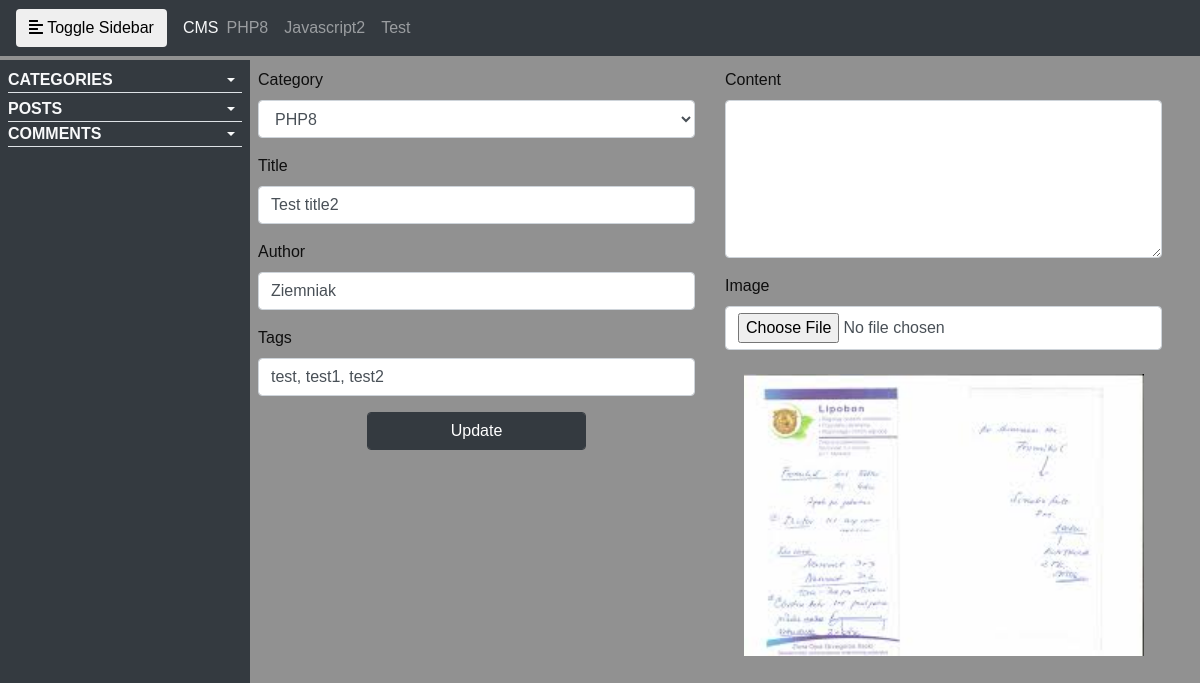
The page /admin/posts/index.php?action=editpost&editpost=1 on the database its author committed.
### tables this page shows
CREATE TABLE `categories` (
  `id` int(3) NOT NULL,
  `name` varchar(255) NOT NULL
);

CREATE TABLE `posts` (
  `id` int(3) NOT NULL,
  `category_id` int(3) NOT NULL,
  `title` varchar(255) NOT NULL,
  `author` varchar(255) NOT NULL,
  `date` date NOT NULL,
  `image` text NOT NULL,
  `content` text NOT NULL,
  `tags` varchar(255) NOT NULL,
  `comment_count` int(10) NOT NULL,
  `status` varchar(255) NOT NULL
);

### includes/funcs.php (called while the page is built, shortened)
<?php
function getAllCategories()
{
    global $connection;
    $query = 'SELECT * FROM categories';
    $select_all_categories_query = mysqli_query($connection, $query);
    return $select_all_categories_query;
}
function getPostById($id)
{
    global $connection;
    $query = "SELECT * FROM posts WHERE id = {$id}";
    $select_post_by_id_query = mysqli_query($connection, $query);
    return mysqli_fetch_assoc($select_post_by_id_query);
}

### admin/posts/edit_post.php (the view, shortened to what this page needs)
<?php
$post = getPostById($_GET['editpost']);
$categories = getAllCategories();
?>
<form method="post" class="w-100 p-2" enctype="multipart/form-data" action="index.php">
    <div class="row w-100">
        <div class="col-6">
            <div class="form-group">
                <label for="">Category</label>
                <select class='form-control' name="category" id="">
                    <?php
                    foreach ($categories as $category) {
                    ?>
                        <?php
                        if ($post['category_id'] === $category['id']) {
                        ?>
                            <option selected value="<?= $category['id'] ?>"><?= $category['name'] ?></option>
                        <?php
                        } else {
                        ?>
                            <option value="<?= $category['id'] ?>"><?= $category['name'] ?></option>
                    <?php
                        }
                    }
                    ?>
                </select>
            </div>
            <div class="form-group">
                <label for="">Title</label>
                <input type="text" class="form-control" name="title" id="" value="<?= $post['title'] ?>">
            </div>
            <div class="form-group">
                <label for="">Author</label>
                <input type="text" class="form-control" name="author" id="" value="<?= $post['author'] ?>">
            </div>
            <div class="form-group">
                <label for="">Tags</label>
                <input type="text" class="form-control" name="tags" id="" value="<?= $post['tags'] ?>">
            </div>
            <div class="form-group text-center">
                <input type="submit" class="form-control btn btn-dark w-50" name="update_post" value="Update">
            </div>
        </div>
        <div class="col-6">
            <div class="form-group">
                <label for="">Content</label>
                <textarea name="content" class="form-control" id="" cols="30" rows="6" value="<?= $post['content'] ?>"></textarea>
            </div>
            <div class="form-group">
                <label for="">Image</label>
                <input type="file" name="image" class="form-control" id="">
                <div class="text-center">
                    <img width="400" class="img-fluid mt-4" src="/cms/images/<?= $post['image'] ?>" alt="Image">
                </div>
            </div>
        </div>
    </div>
</form>

### includes/navigation.php (shortened to what this page needs)
<nav class="navbar navbar-expand-lg navbar-dark bg-dark mb-1">
  <button type="button" id="sidebarCollapse" class="btn btn-outline-white mr-3">
    <i class="fas fa-align-left"></i>
    <span>Toggle Sidebar</span>
  </button>
  <a class="text-light" class="text-light" href="/cms/admin" class="navbar-brand">CMS</a>
  <div class="collapse navbar-collapse" id="navbarNav">
    <ul class="navbar-nav mr-auto mt-2 mt-lg-0">
      <?php
      $query = 'SELECT * FROM categories';
      $select_all_categories_query = mysqli_query($connection, $query);
      while ($row = mysqli_fetch_assoc($select_all_categories_query)) {
        echo '<li class="nav-item">
                <a href="" class="nav-link">' . $row['name'] . '</a>
                </li>';
      }
      ?>
    </ul>
  </div>
</nav>

### css/facss/all.css (style rules this page uses)
.fa, .fas, .far, .fal, .fad, .fab { -moz-osx-font-smoothing: grayscale; -webkit-font-smoothing: antialiased; display: inline-block; font-style: normal; font-variant: normal; text-rendering: auto; line-height: 1; }
.fa-align-left:before { content: "\f036"; }
.fa, .fas { font-family: 'Font Awesome 5 Free'; font-weight: 900; }

### css/main.css (style rules this page uses)
body { margin: 0; padding: 0; background-color: #919191; color: #0f0f0f; height: 100%; font-family: sans-serif !important; }

### rows shown on the page
categories: name "PHP8"
categories: name "Javascript2"
categories: name "Test"
posts: title "Test title2", author "Ziemniak", tags "test, test1, test2", image (picture)

### other values the page prints
form field category "PHP8"
